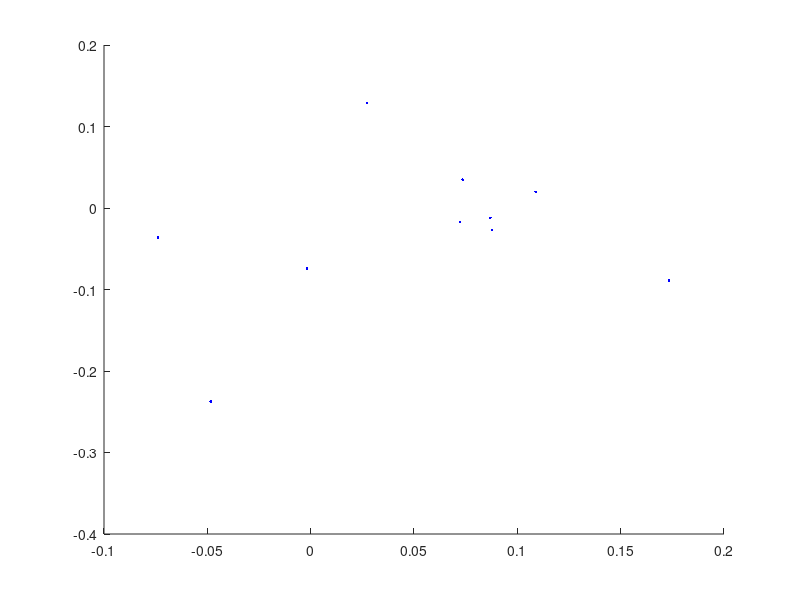

Recreate this plot in MATLAB. (Note: this script raises an error after producing the figure.)
% ECE6707 Fast SLAM

clear all; close all; clc;

DTOR = pi/180;
RTOD = 180/pi;

n = 10;
weight = 1/n.*ones(n,1);

% robot starts at the origin = world frame
m0 = [0 0 0]'; S0=diag([0.1^2, 0.1^2, (0.01*DTOR)^2]);
pose0 = mvnrnd(m0,S0,n)';

figure(1); hold on;
plot (pose0(1,:), pose0(2,:), 'b.');

% robot moves 
Q = diag([0.1,0.1,1*DTOR].^2);
u = [1.9 4.1 -pi/4]';

pose1 = zeros(3,100);
for ii=1:n
    for jj=1:n
        w = mvnrnd([0,0 0]',Q,1)';
        pose1(:,ii+10*(jj-1)) = head2tail_2d(pose0(:,ii), u) + w;
    end
end

plot (pose1(1,:), pose1(2,:), 'b.');

x_p = mean(pose1');
mean_pose_x = x_p(1);
mean_pose_y = x_p(2);

%% (a) use observation #1 to compute the probability for each particle
z1 = 2; R1 = 1;
H = [1 0 0];
z_sample = H*pose1;
n = size(pose1, 2);
p = zeros(n,1);
for ii=1:n
    p(ii) = mvnpdf(z_sample(ii), z1, R1);
end

% update weight
weight = 1/n.*ones(n,1);
weight = weight.*p;

%% (b) observation all measurements #1,2 and 3
z1 = 2; R1 = 1;
z2 = 4; R2 = 1;
z3 = 5; R3 = 1;

d = x_p(1)^2 + x_p(2)^2;
H = [1 0 0;
     0 1 0;
     x_p(1)/sqrt(d) x_p(2)/sqrt(d) 0];
% H = TODO

% measurement
% z = TODO
% R = TODO
z = [z1; z2; z3];
R = diag([R1,R2,R3]);

z_sample = H*pose1;
n = size(pose1, 2);
p = zeros(n,1);
% p = TODO
for ii=1:n
    p(ii) = mvnpdf(z_sample(:, ii),z,R);
end

% update weight
weight = 1/n.*ones(n,1);
weight = weight.*p;

%% (c) what is the best so far?
[~, idx] = max(weight);
pose_best = pose1(:,idx);
plot (pose_best(1), pose_best(2), 'k*'); grid on; axis([-0.5,3,-0.5,5]);
